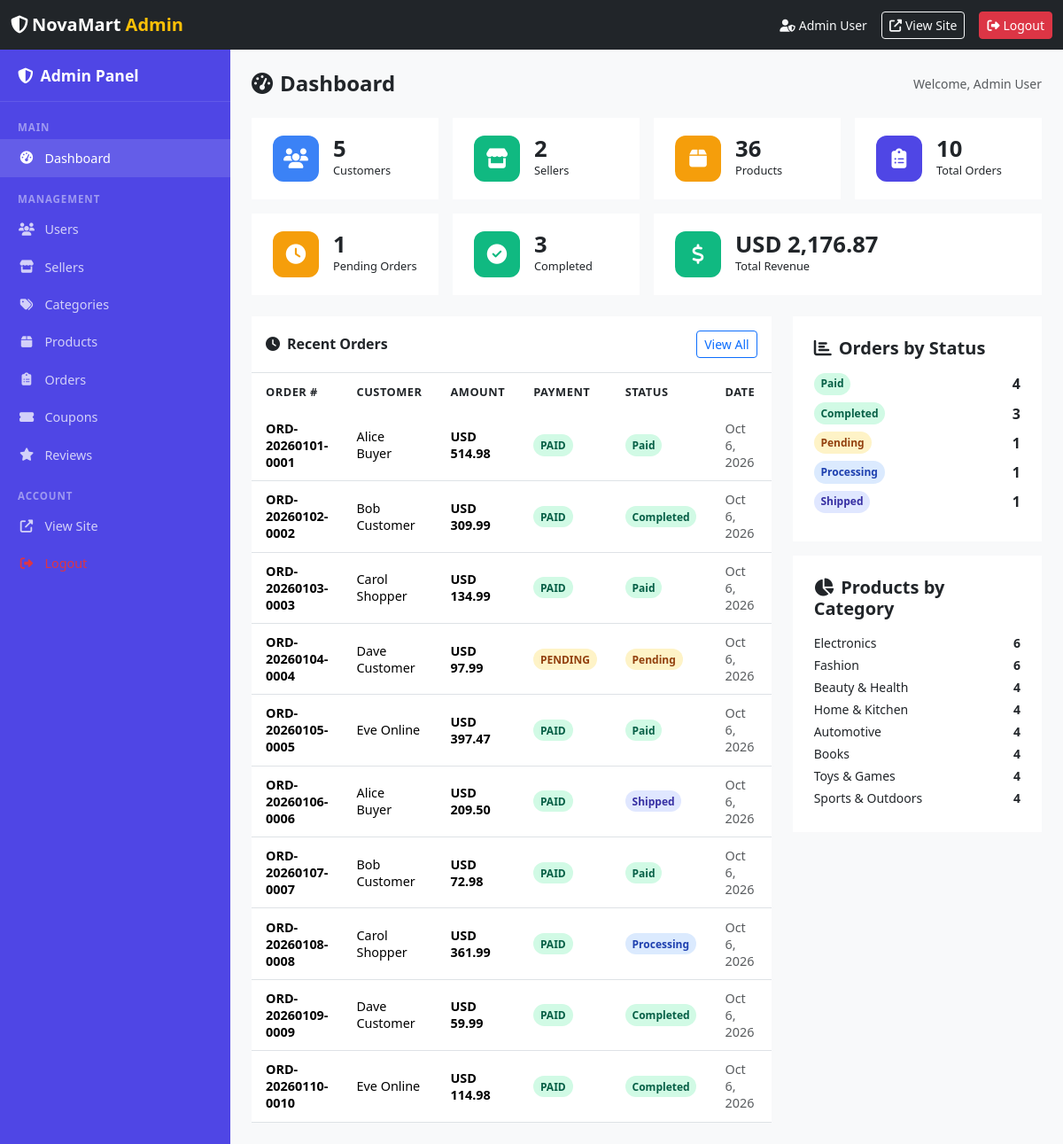
Page /admin/dashboard.php (signed in) on the committed database.
### tables this page shows
CREATE TABLE `orders` (
  `id` INT UNSIGNED AUTO_INCREMENT PRIMARY KEY,
  `order_number` VARCHAR(30) NOT NULL UNIQUE,
  `user_id` INT UNSIGNED NOT NULL,
  `subtotal` DECIMAL(10,2) NOT NULL DEFAULT 0.00,
  `discount_amount` DECIMAL(10,2) NOT NULL DEFAULT 0.00,
  `shipping_fee` DECIMAL(10,2) NOT NULL DEFAULT 0.00,
  `total_amount` DECIMAL(10,2) NOT NULL DEFAULT 0.00,
  `coupon_id` INT UNSIGNED DEFAULT NULL,
  `payment_method` ENUM('paypal','cod','bank') NOT NULL DEFAULT 'cod',
  `payment_status` ENUM('pending','paid','refunded','failed') NOT NULL DEFAULT 'pending',
  `transaction_id` VARCHAR(100) DEFAULT NULL,
  `order_status` ENUM('pending','paid','processing','shipped','completed','cancelled') NOT NULL DEFAULT 'pending',
  `shipping_name` VARCHAR(120) NOT NULL,
  `shipping_phone` VARCHAR(30) NOT NULL,
  `shipping_address` TEXT NOT NULL,
  `created_at` DATETIME NOT NULL DEFAULT CURRENT_TIMESTAMP,
  `updated_at` DATETIME NOT NULL DEFAULT CURRENT_TIMESTAMP ON UPDATE CURRENT_TIMESTAMP,
  FOREIGN KEY (`user_id`) REFERENCES `users`(`id`) ON DELETE CASCADE,
  FOREIGN KEY (`coupon_id`) REFERENCES `coupons`(`id`) ON DELETE SET NULL
);

CREATE TABLE `users` (
  `id` INT UNSIGNED AUTO_INCREMENT PRIMARY KEY,
  `name` VARCHAR(120) NOT NULL,
  `email` VARCHAR(191) NOT NULL UNIQUE,
  `password` VARCHAR(255) NOT NULL,
  `phone` VARCHAR(30) DEFAULT NULL,
  `address` TEXT DEFAULT NULL,
  `role` ENUM('customer','seller','admin') NOT NULL DEFAULT 'customer',
  `status` ENUM('active','suspended') NOT NULL DEFAULT 'active',
  `created_at` DATETIME NOT NULL DEFAULT CURRENT_TIMESTAMP,
  `updated_at` DATETIME NOT NULL DEFAULT CURRENT_TIMESTAMP ON UPDATE CURRENT_TIMESTAMP
);

### includes/functions.php (called while the page is built, shortened)
<?php
function e(string $value): string
{
    return htmlspecialchars($value, ENT_QUOTES | ENT_HTML5, 'UTF-8');
}
function formatCurrency(float $amount, ?string $currency = null): string
{
    $currency ??= defined('PAYPAL_CURRENCY') ? PAYPAL_CURRENCY : 'USD';
    return $currency . ' ' . number_format($amount, 2);
}

### admin/dashboard.php (the view, shortened to what this page needs)
<?php
require_once __DIR__ . '/../config/db.php';
require_once __DIR__ . '/../includes/functions.php';
require_once __DIR__ . '/../includes/admin_navbar.php';
$user = $_SESSION['user'];
$stats = [];
$stats['total_users']    = $pdo->query("SELECT COUNT(*) FROM users WHERE role='customer'")->fetchColumn();
$stats['total_sellers']  = $pdo->query("SELECT COUNT(*) FROM users WHERE role='seller'")->fetchColumn();
$stats['total_products'] = $pdo->query("SELECT COUNT(*) FROM products")->fetchColumn();
$stats['total_orders']   = $pdo->query("SELECT COUNT(*) FROM orders")->fetchColumn();
$stats['pending_orders'] = $pdo->query("SELECT COUNT(*) FROM orders WHERE order_status='pending'")->fetchColumn();
$stats['completed_orders'] = $pdo->query("SELECT COUNT(*) FROM orders WHERE order_status='completed'")->fetchColumn();
$stats['total_revenue']  = $pdo->query("SELECT COALESCE(SUM(total_amount),0) FROM orders WHERE payment_status='paid'")->fetchColumn();
$ordersByStatus = $pdo->query("
    SELECT order_status, COUNT(*) AS cnt
    FROM orders
    GROUP BY order_status
    ORDER BY cnt DESC
")->fetchAll();
$productsByCat = $pdo->query("
    SELECT c.name, COUNT(p.id) AS cnt
    FROM categories c
    LEFT JOIN products p ON p.category_id = c.id
    GROUP BY c.id
    ORDER BY cnt DESC
    LIMIT 8
")->fetchAll();
$recentOrders = $pdo->query("
    SELECT o.*, u.name AS customer_name
    FROM orders o
    JOIN users u ON u.id=o.user_id
    ORDER BY o.created_at DESC
    LIMIT 10
")->fetchAll();
?>
<!DOCTYPE html>
<html lang="en">
<head>
  <link href="https://cdn.jsdelivr.net/npm/bootstrap@5.3.3/dist/css/bootstrap.min.css" rel="stylesheet">
  <link href="https://cdnjs.cloudflare.com/ajax/libs/font-awesome/6.5.1/css/all.min.css" rel="stylesheet">
  <link href="<?= APP_URL ?>/assets/css/admin.css" rel="stylesheet">
</head>
<body class="bg-light">
<div class="admin-layout">
  <aside class="admin-sidebar" id="adminSidebar">
    <div class="brand"><i class="fas fa-shield-alt me-2"></i>Admin Panel</div>
    <div class="nav-section">Main</div>
    <a class="nav-link active" href="<?= APP_URL ?>/admin/dashboard.php">
      <i class="fas fa-tachometer-alt"></i> Dashboard
    </a>
    <div class="nav-section">Management</div>
    <a class="nav-link" href="<?= APP_URL ?>/admin/users.php">
      <i class="fas fa-users"></i> Users
    </a>
    <a class="nav-link" href="<?= APP_URL ?>/admin/sellers.php">
      <i class="fas fa-store"></i> Sellers
    </a>
    <a class="nav-link" href="<?= APP_URL ?>/admin/categories.php">
      <i class="fas fa-tags"></i> Categories
    </a>
    <a class="nav-link" href="<?= APP_URL ?>/admin/products.php">
      <i class="fas fa-box"></i> Products
    </a>
    <a class="nav-link" href="<?= APP_URL ?>/admin/orders.php">
      <i class="fas fa-clipboard-list"></i> Orders
    </a>
    <a class="nav-link" href="<?= APP_URL ?>/admin/coupons.php">
      <i class="fas fa-ticket-alt"></i> Coupons
    </a>
    <a class="nav-link" href="<?= APP_URL ?>/admin/reviews.php">
      <i class="fas fa-star"></i> Reviews
    </a>
    <div class="nav-section">Account</div>
    <a class="nav-link" href="<?= APP_URL ?>/public/shop.php" target="_blank">
      <i class="fas fa-external-link-alt"></i> View Site
    </a>
    <a class="nav-link text-danger" href="<?= APP_URL ?>/admin/logout.php">
      <i class="fas fa-sign-out-alt"></i> Logout
    </a>
  </aside>
  <div class="admin-main">
    <div class="d-flex align-items-center justify-content-between mb-4">
      <h4 class="fw-bold mb-0"><i class="fas fa-tachometer-alt me-2"></i>Dashboard</h4>
      <span class="text-muted small">Welcome, <?= e($user['name']) ?></span>
    </div>
    <div class="row g-3 mb-4">
      <div class="col-6 col-md-4 col-xl-3">
        <div class="stat-card">
          <div class="stat-icon blue"><i class="fas fa-users"></i></div>
          <div>
            <div class="stat-value"><?= (int)$stats['total_users'] ?></div>
            <div class="stat-label">Customers</div>
          </div>
        </div>
      </div>
      <div class="col-6 col-md-4 col-xl-3">
        <div class="stat-card">
          <div class="stat-icon green"><i class="fas fa-store"></i></div>
          <div>
            <div class="stat-value"><?= (int)$stats['total_sellers'] ?></div>
            <div class="stat-label">Sellers</div>
          </div>
        </div>
      </div>
      <div class="col-6 col-md-4 col-xl-3">
        <div class="stat-card">
          <div class="stat-icon orange"><i class="fas fa-box"></i></div>
          <div>
            <div class="stat-value"><?= (int)$stats['total_products'] ?></div>
            <div class="stat-label">Products</div>
          </div>
        </div>
      </div>
      <div class="col-6 col-md-4 col-xl-3">
        <div class="stat-card">
          <div class="stat-icon purple"><i class="fas fa-clipboard-list"></i></div>
          <div>
            <div class="stat-value"><?= (int)$stats['total_orders'] ?></div>
            <div class="stat-label">Total Orders</div>
          </div>
        </div>
      </div>
      <div class="col-6 col-md-3">
        <div class="stat-card">
          <div class="stat-icon orange"><i class="fas fa-clock"></i></div>
          <div>
            <div class="stat-value"><?= (int)$stats['pending_orders'] ?></div>
            <div class="stat-label">Pending Orders</div>
          </div>
        </div>
      </div>
      <div class="col-6 col-md-3">
        <div class="stat-card">
          <div class="stat-icon green"><i class="fas fa-check-circle"></i></div>
          <div>
            <div class="stat-value"><?= (int)$stats['completed_orders'] ?></div>
            <div class="stat-label">Completed</div>
          </div>
        </div>
      </div>
      <div class="col-12 col-md-6">
        <div class="stat-card">
          <div class="stat-icon green"><i class="fas fa-dollar-sign"></i></div>
          <div>
            <div class="stat-value"><?= formatCurrency((float)$stats['total_revenue']) ?></div>
            <div class="stat-label">Total Revenue</div>
          </div>
        </div>
      </div>
    </div>
    <div class="row g-4">
      <div class="col-lg-8">
        <div class="admin-table">
          <div class="d-flex align-items-center justify-content-between p-3 border-bottom">
            <h6 class="fw-bold mb-0"><i class="fas fa-clock me-2"></i>Recent Orders</h6>
            <a href="<?= APP_URL ?>/admin/orders.php" class="btn btn-sm btn-outline-primary">View All</a>
          </div>
          <div class="table-responsive">
            <table class="table table-hover">
              <thead>
                <tr>
                  <th>Order #</th>
                  <th>Customer</th>
                  <th>Amount</th>
                  <th>Payment</th>
                  <th>Status</th>
                  <th>Date</th>
                  <th></th>
                </tr>
              </thead>
              <tbody>
                <?php foreach ($recentOrders as $ro):
                  $sClass = match($ro['order_status']) {
                      'pending' => 'badge-pending', 'paid' => 'badge-paid',
                      'processing' => 'badge-processing', 'shipped' => 'badge-shipped',
                      'completed' => 'badge-completed', 'cancelled' => 'badge-cancelled'
                  };
                  $pClass = match($ro['payment_status']) {
                      'pending' => 'badge-pending', 'paid' => 'badge-paid',
                      'failed' => 'badge-cancelled', 'refunded' => 'badge-inactive'
                  };
                ?>
                  <tr>
                    <td class="fw-semibold small"><?= e($ro['order_number']) ?></td>
                    <td><?= e($ro['customer_name']) ?></td>
                    <td class="fw-semibold small"><?= formatCurrency((float)$ro['total_amount']) ?></td>
                    <td><span class="badge-status <?= $pClass ?>"><?= e(strtoupper($ro['payment_status'])) ?></span></td>
                    <td><span class="badge-status <?= $sClass ?>"><?= e(ucwords(str_replace('_',' ',$ro['order_status']))) ?></span></td>
                    <td class="small text-muted"><?= date('M j, Y', strtotime($ro['created_at'])) ?></td>
                    <td>
                    </td>
                  </tr>
                <?php endforeach; ?>
              </tbody>
            </table>
          </div>
        </div>
      </div>
      <div class="col-lg-4">
        <div class="admin-card mb-3">
          <h5><i class="fas fa-chart-bar me-2"></i>Orders by Status</h5>
          <div class="mt-3">
            <?php foreach ($ordersByStatus as $obs):
              $cls = match($obs['order_status']) {
                  'pending' => 'badge-pending', 'paid' => 'badge-paid',
                  'processing' => 'badge-processing', 'shipped' => 'badge-shipped',
                  'completed' => 'badge-completed', 'cancelled' => 'badge-cancelled'
              };
            ?>
              <div class="d-flex justify-content-between align-items-center mb-2">
                <span class="badge-status <?= $cls ?>"><?= e(ucwords(str_replace('_',' ',$obs['order_status']))) ?></span>
                <span class="fw-bold"><?= (int)$obs['cnt'] ?></span>
              </div>
            <?php endforeach; ?>
          </div>
        </div>
        <div class="admin-card">
          <h5><i class="fas fa-chart-pie me-2"></i>Products by Category</h5>
          <div class="mt-3">
            <?php foreach ($productsByCat as $pbc): ?>
              <div class="d-flex justify-content-between mb-1 small">
                <span><?= e($pbc['name']) ?></span>
                <span class="fw-bold"><?= (int)$pbc['cnt'] ?></span>
              </div>
            <?php endforeach; ?>
          </div>
        </div>
      </div>
    </div>
  </div>
</div>
</body>
</html>

### includes/admin_navbar.php (shortened to what this page needs)
<nav class="navbar navbar-dark bg-dark sticky-top">
  <div class="container-fluid">
    <a class="navbar-brand fw-bold" href="<?= APP_URL ?>/admin/dashboard.php">
      <i class="fas fa-shield-alt me-1"></i><?= e(APP_NAME) ?> <span class="text-warning">Admin</span>
    </a>
    <div class="d-flex align-items-center gap-3">
      <span class="text-light small d-none d-md-inline">
        <i class="fas fa-user-shield me-1"></i><?= e($_SESSION['user']['name']) ?>
      </span>
      <a href="<?= APP_URL ?>/public/shop.php" class="btn btn-sm btn-outline-light" target="_blank">
        <i class="fas fa-external-link-alt me-1"></i>View Site
      </a>
      <a href="<?= APP_URL ?>/admin/logout.php" class="btn btn-sm btn-danger">
        <i class="fas fa-sign-out-alt me-1"></i>Logout
      </a>
    </div>
  </div>
</nav>

### assets/css/admin.css (style rules this page uses)
:root { --admin-sidebar-w: 260px; --admin-bg: #F1F5F9; --admin-card: #fff; --admin-primary: #4F46E5; --admin-success: #10B981; --admin-warning: #F59E0B; --admin-danger: #EF4444; --admin-info: #3B82F6; }
body { background: var(--admin-bg); }
.admin-layout { display: flex; min-height: 100vh; }
.admin-sidebar { width: var(--admin-sidebar-w); background: var(--admin-primary); color: #fff; flex-shrink: 0; position: fixed; top: 56px; left: 0; bottom: 0; overflow-y: auto; z-index: 100; transition: transform .3s; }
.admin-sidebar .nav-link { color: rgba(255,255,255,.75); padding: .65rem 1.25rem; border-radius: 0; font-size: .9rem; display: flex; align-items: center; gap: .65rem; transition: background .15s, color .15s; }
.admin-sidebar .nav-link:hover, .admin-sidebar .nav-link.active { background: rgba(255,255,255,.12); color: #fff; }
.admin-sidebar .nav-link i { width: 20px; text-align: center; }
.admin-sidebar .nav-section { font-size: .72rem; text-transform: uppercase; letter-spacing: .08em; color: rgba(255,255,255,.45); padding: 1rem 1.25rem .3rem; font-weight: 700; }
.admin-sidebar .brand { padding: 1rem 1.25rem; font-weight: 700; font-size: 1.1rem; border-bottom: 1px solid rgba(255,255,255,.1); margin-bottom: .25rem; }
.admin-main { flex: 1; margin-left: var(--admin-sidebar-w); padding: 1.5rem; }
.stat-card { background: var(--admin-card); border-radius: var(--radius-md); padding: 1.25rem 1.5rem; box-shadow: var(--shadow-sm); display: flex; align-items: center; gap: 1rem; transition: box-shadow .2s; }
.stat-card .stat-icon { width: 52px; height: 52px; border-radius: 12px; display: flex; align-items: center; justify-content: center; font-size: 1.4rem; color: #fff; flex-shrink: 0; }
.stat-card .stat-value { font-size: 1.6rem; font-weight: 700; line-height: 1; }
.stat-card .stat-label { font-size: .8rem; color: var(--gray-600); margin-top: 2px; }
.stat-icon.blue { background: var(--admin-info); }
.stat-icon.green { background: var(--admin-success); }
.stat-icon.orange { background: var(--admin-warning); }
.stat-icon.purple { background: var(--admin-primary); }
.admin-table { background: var(--admin-card); border-radius: var(--radius-md); box-shadow: var(--shadow-sm); overflow: hidden; }
.admin-table .table { margin-bottom: 0; }
.admin-table thead { background: var(--gray-100); }
.admin-table th { font-size: .8rem; text-transform: uppercase; letter-spacing: .04em; color: var(--gray-600); font-weight: 600; border-bottom: 2px solid var(--gray-200); padding: .75rem 1rem; }
.admin-table td { padding: .7rem 1rem; vertical-align: middle; font-size: .9rem; }
.badge-status { padding: .3em .65em; border-radius: 20px; font-size: .75rem; font-weight: 600; }
.badge-pending { background: #FEF3C7; color: #92400E; }
.badge-paid { background: #D1FAE5; color: #065F46; }
.badge-processing { background: #DBEAFE; color: #1E40AF; }
.badge-shipped { background: #E0E7FF; color: #3730A3; }
.badge-completed { background: #D1FAE5; color: #065F46; }
.admin-card { background: var(--admin-card); border-radius: var(--radius-md); box-shadow: var(--shadow-sm); padding: 1.5rem; margin-bottom: 1.5rem; }
.admin-card h5 { font-weight: 700; margin-bottom: 1rem; }

### rows in the picture
orders: order_number "ORD-20260101-0001", user.name "Alice Buyer", total_amount "USD 514.98", payment_status "PAID", order_status "Paid", created_at "Oct 6, 2026"
orders: order_number "ORD-20260102-0002", user.name "Bob Customer", total_amount "USD 309.99", payment_status "PAID", order_status "Completed", created_at "Oct 6, 2026"
orders: order_number "ORD-20260103-0003", user.name "Carol Shopper", total_amount "USD 134.99", payment_status "PAID", order_status "Paid", created_at "Oct 6, 2026"
orders: order_number "ORD-20260104-0004", user.name "Dave Customer", total_amount "USD 97.99", payment_status "PENDING", order_status "Pending", created_at "Oct 6, 2026"
orders: order_number "ORD-20260105-0005", user.name "Eve Online", total_amount "USD 397.47", payment_status "PAID", order_status "Paid", created_at "Oct 6, 2026"
orders: order_number "ORD-20260106-0006", user.name "Alice Buyer", total_amount "USD 209.50", payment_status "PAID", order_status "Shipped", created_at "Oct 6, 2026"
orders: order_number "ORD-20260107-0007", user.name "Bob Customer", total_amount "USD 72.98", payment_status "PAID", order_status "Paid", created_at "Oct 6, 2026"
orders: order_number "ORD-20260108-0008", user.name "Carol Shopper", total_amount "USD 361.99", payment_status "PAID", order_status "Processing", created_at "Oct 6, 2026"
orders: order_number "ORD-20260109-0009", user.name "Dave Customer", total_amount "USD 59.99", payment_status "PAID", order_status "Completed", created_at "Oct 6, 2026"
orders: order_number "ORD-20260110-0010", user.name "Eve Online", total_amount "USD 114.98", payment_status "PAID", order_status "Completed", created_at "Oct 6, 2026"

### other values in the picture
APP_NAME "NovaMart"
$_SESSION['user']['name'] "Admin User"
$user['name'] "Admin User"
$stats['total_users'] "5"
$stats['total_sellers'] "2"
$stats['total_products'] "36"
$stats['total_orders'] "10"
$stats['pending_orders'] "1"
$stats['completed_orders'] "3"
formatCurrency((float)$stats['total_revenue']) "USD 2,176.87"
str_replace('_',' ',$obs['order_status']) "Paid"
$obs['cnt'] "4"
str_replace('_',' ',$obs['order_status']) "Completed"
$obs['cnt'] "3"
str_replace('_',' ',$obs['order_status']) "Pending"
